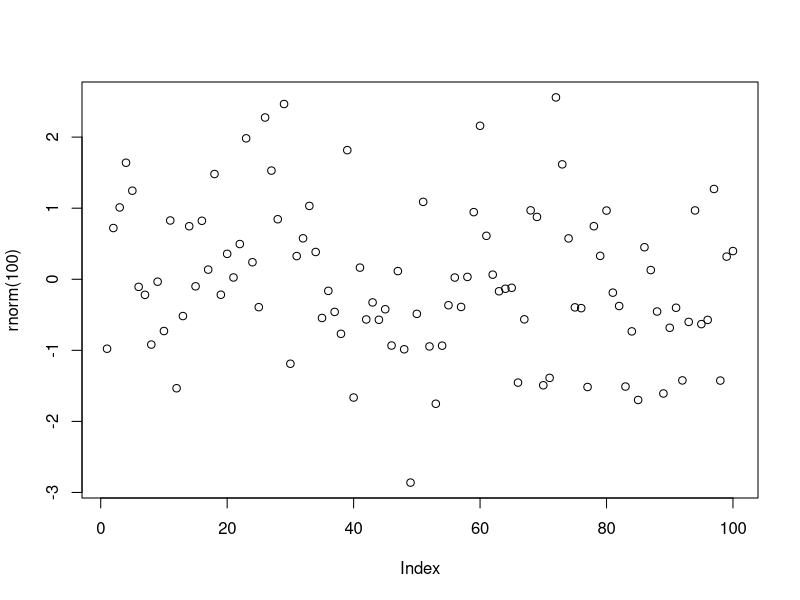
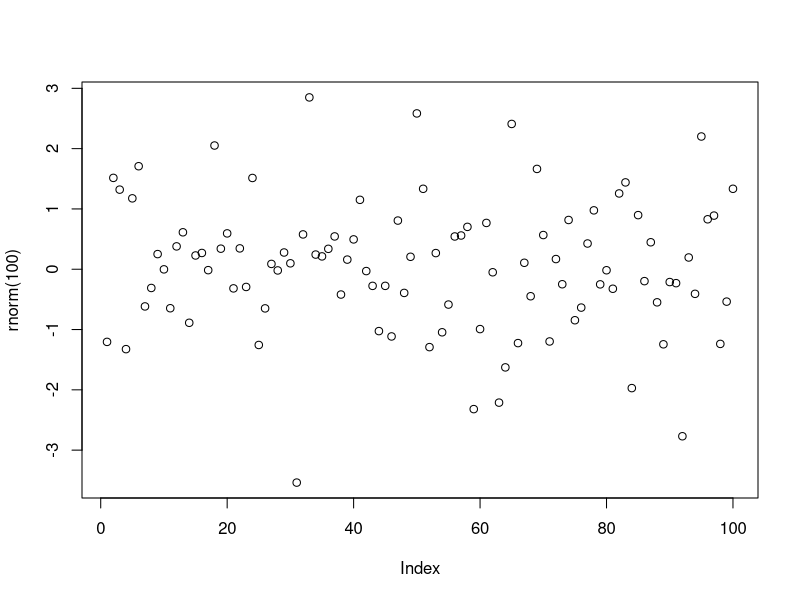
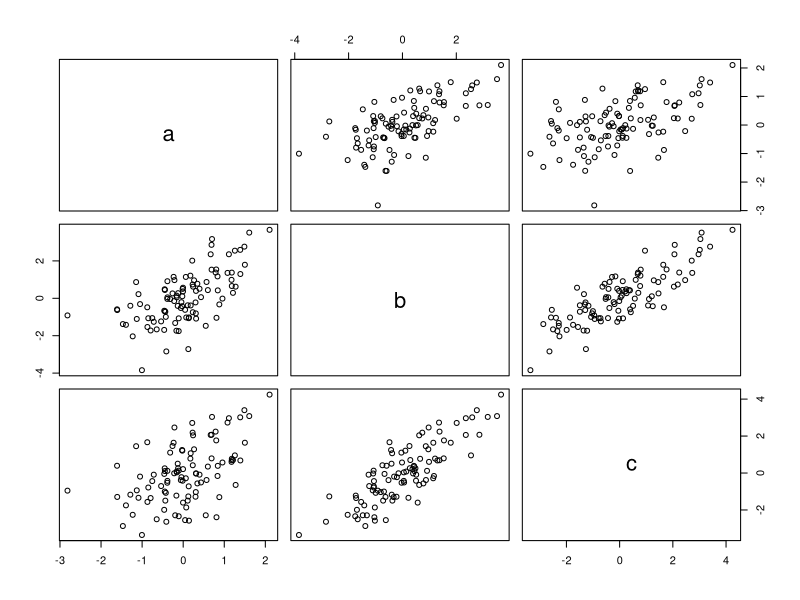
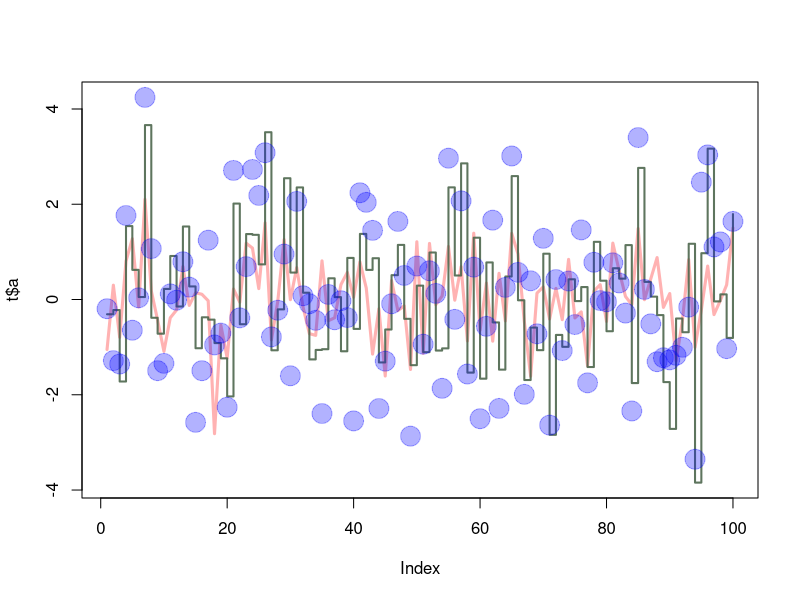

These figures' R source, in order: (Note: this script raises an error after producing the figures.)
## ---- chunk 1
((2015-2014)/(2016-1987)*100)
## ---- chunk 2
a <- ((2015-2014)/(2016-1987)*100)
a
## ---- chunk 3
sum(c(4,5,8,11))
## ---- chunk 4
plot(rnorm(100))
## ---- chunk 5
?sqrt
## ---- chunk 6
file.create("firstscript.R")
firstscript.R <- plot(rnorm(100))
## ---- chunk 7
P <- 31:60
Q <- matrix(P, nrow=6, ncol=5)
P
Q
## ---- chunk 8
x1 <- c(rnorm(100))
x2 <- c(rnorm(100))
x3 <- c(rnorm(100))
t <- data.frame(a=x1,b=x1+x2,c=x1+x2+x3)
plot(t)
sd(t$a+t$b+t$c)
## ---- chunk 9
plot(t$a, type="l", ylim=range(t), lwd=3, col=rgb(1,0,0,0.3))
lines(t$b, type="s", lwd=2, col=rgb(0.3,0.4,0.3,0.9))
points(t$c, pch=20, cex=4, col=rgb(0,0,1,0.3))
## ---- chunk 10
mtable = data.frame(g=c(3,4,5), a=c(12,43,54))
write.table(mtable, file="tst1.txt")
table=read.table(file="tst1.txt")
b=table$g*5
write.table(b, file="tst2.txt")
b
## ---- chunk 11
mean(sqrt(rnorm(100)))
## ---- chunk 12
Sinterklaas_2016=strptime( c("20160128","20160728"),format="%Y%m%d")
Presents=c(0,25)
Sinterklaas_2016
plot(Sinterklaas_2016,Presents)
## ---- chunk 13
e = 1:100
f = c()
for (g in 1:100)
{
  if(e[g] < 5 | e[g] > 90)
  {
   f[g]= e[g] * 10 
  }
    else
  {
    f[g]=e[g] * 0.1
  }
}
f
## ---- chunk 14
a <- function(arg1,arg2)
{
  f = c()
  arg1 <- arg1 -1
  g <- 0
  for (arg1 in arg1:arg2)
  {
    if (arg1 < 5 | arg1 > 90)
    {
      f[g] <- arg1 * 10
    }
    else
    {
      f[g] <- arg1 * 0.1
    }
    g <- g + 1
  }
  f
}
a (arg1 = -5, arg2 = 95)
## ---- chunk 15
a <- function(arg1,arg2)
{
  f = seq(from=arg1,to=arg2)
  g <- c(f[f < 5] * 10, f[f > 4 & f < 91] * 0.1, f[f > 90] * 10)
  g
}

a (arg1 = -5, arg2 = 95)
